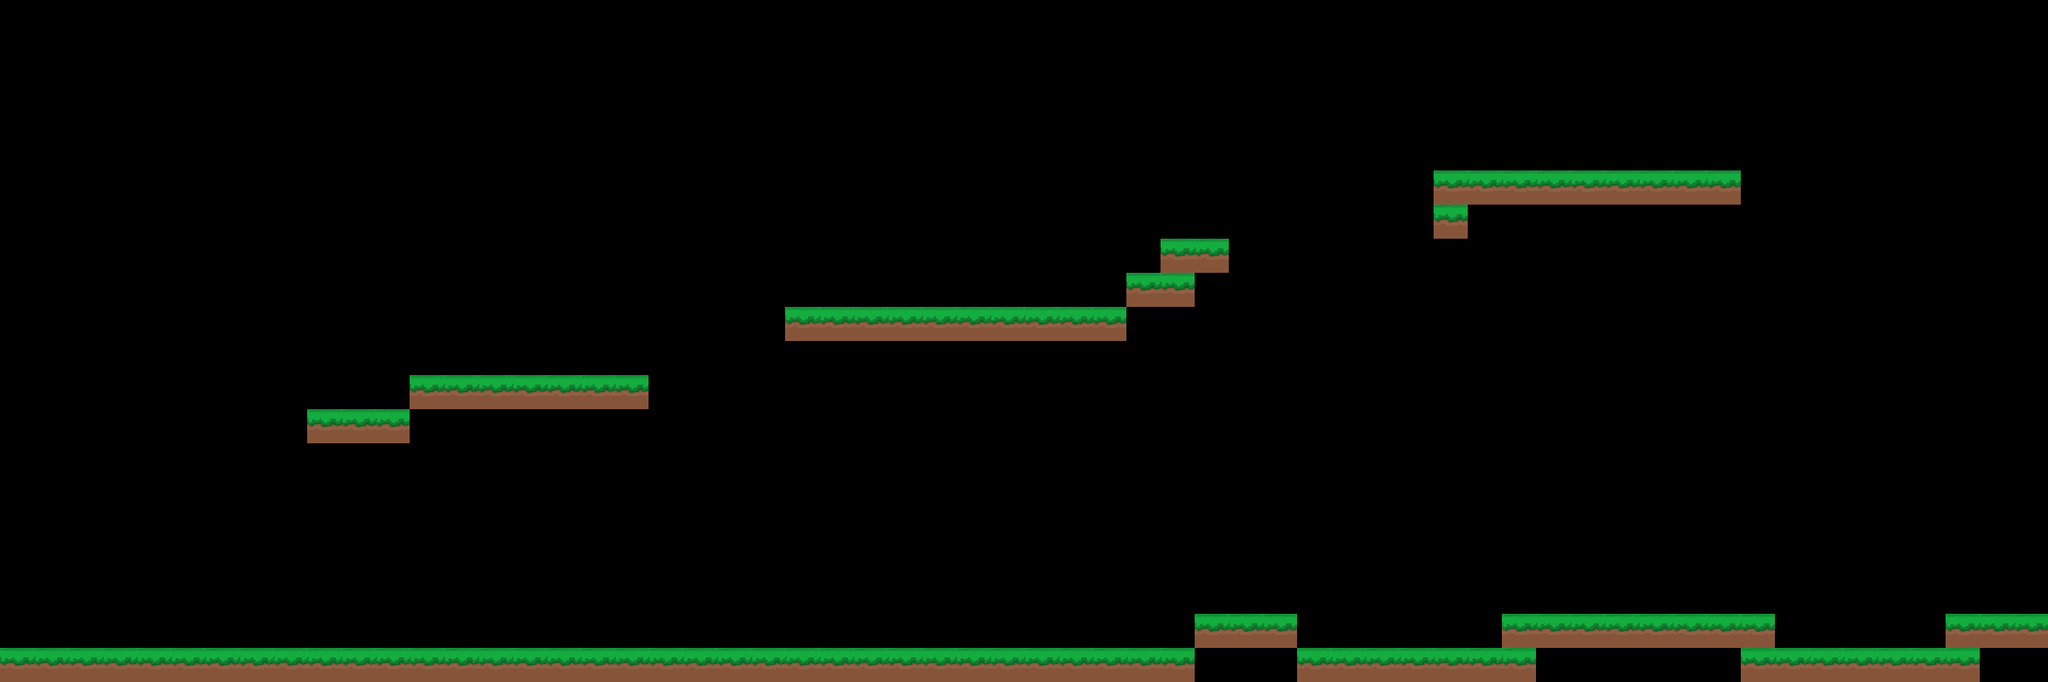

The image is a tile-based game level rendered from a .tmx file. Its description and complete source (layers, tilesets, objects, tile grids) follow:
An orthogonal 60x20 tile map with 50x50 px tiles, 1 tile layer (Tile Layer 1).

<map version="1.2" tiledversion="1.2.5" orientation="orthogonal" renderorder="right-down" width="60" height="20" tilewidth="50" tileheight="50" infinite="0" nextlayerid="2" nextobjectid="1">
 <tileset firstgid="1" source="grass_tile.tsx" />
 <layer id="1" name="Tile Layer 1" width="60" height="20">
  <data encoding="csv">
0,0,0,0,0,0,0,0,0,0,0,0,0,0,0,0,0,0,0,0,0,0,0,0,0,0,0,0,0,0,0,0,0,0,0,0,0,0,0,0,0,0,0,0,0,0,0,0,0,0,0,0,0,0,0,0,0,0,0,0,
0,0,0,0,0,0,0,0,0,0,0,0,0,0,0,0,0,0,0,0,0,0,0,0,0,0,0,0,0,0,0,0,0,0,0,0,0,0,0,0,0,0,0,0,0,0,0,0,0,0,0,0,0,0,0,0,0,0,0,0,
0,0,0,0,0,0,0,0,0,0,0,0,0,0,0,0,0,0,0,0,0,0,0,0,0,0,0,0,0,0,0,0,0,0,0,0,0,0,0,0,0,0,0,0,0,0,0,0,0,0,0,0,0,0,0,0,0,0,0,0,
0,0,0,0,0,0,0,0,0,0,0,0,0,0,0,0,0,0,0,0,0,0,0,0,0,0,0,0,0,0,0,0,0,0,0,0,0,0,0,0,0,0,0,0,0,0,0,0,0,0,0,0,0,0,0,0,0,0,0,0,
0,0,0,0,0,0,0,0,0,0,0,0,0,0,0,0,0,0,0,0,0,0,0,0,0,0,0,0,0,0,0,0,0,0,0,0,0,0,0,0,0,0,0,0,0,0,0,0,0,0,0,0,0,0,0,0,0,0,0,0,
0,0,0,0,0,0,0,0,0,0,0,0,0,0,0,0,0,0,0,0,0,0,0,0,0,0,0,0,0,0,0,0,0,0,0,0,0,0,0,0,0,0,1,1,1,1,1,1,1,1,1,0,0,0,0,0,0,0,0,0,
0,0,0,0,0,0,0,0,0,0,0,0,0,0,0,0,0,0,0,0,0,0,0,0,0,0,0,0,0,0,0,0,0,0,0,0,0,0,0,0,0,0,1,0,0,0,0,0,0,0,0,0,0,0,0,0,0,0,0,0,
0,0,0,0,0,0,0,0,0,0,0,0,0,0,0,0,0,0,0,0,0,0,0,0,0,0,0,0,0,0,0,0,0,0,1,1,0,0,0,0,0,0,0,0,0,0,0,0,0,0,0,0,0,0,0,0,0,0,0,0,
0,0,0,0,0,0,0,0,0,0,0,0,0,0,0,0,0,0,0,0,0,0,0,0,0,0,0,0,0,0,0,0,0,1,1,0,0,0,0,0,0,0,0,0,0,0,0,0,0,0,0,0,0,0,0,0,0,0,0,0,
0,0,0,0,0,0,0,0,0,0,0,0,0,0,0,0,0,0,0,0,0,0,0,1,1,1,1,1,1,1,1,1,1,0,0,0,0,0,0,0,0,0,0,0,0,0,0,0,0,0,0,0,0,0,0,0,0,0,0,0,
0,0,0,0,0,0,0,0,0,0,0,0,0,0,0,0,0,0,0,0,0,0,0,0,0,0,0,0,0,0,0,0,0,0,0,0,0,0,0,0,0,0,0,0,0,0,0,0,0,0,0,0,0,0,0,0,0,0,0,0,
0,0,0,0,0,0,0,0,0,0,0,0,1,1,1,1,1,1,1,0,0,0,0,0,0,0,0,0,0,0,0,0,0,0,0,0,0,0,0,0,0,0,0,0,0,0,0,0,0,0,0,0,0,0,0,0,0,0,0,0,
0,0,0,0,0,0,0,0,0,1,1,1,0,0,0,0,0,0,0,0,0,0,0,0,0,0,0,0,0,0,0,0,0,0,0,0,0,0,0,0,0,0,0,0,0,0,0,0,0,0,0,0,0,0,0,0,0,0,0,0,
0,0,0,0,0,0,0,0,0,0,0,0,0,0,0,0,0,0,0,0,0,0,0,0,0,0,0,0,0,0,0,0,0,0,0,0,0,0,0,0,0,0,0,0,0,0,0,0,0,0,0,0,0,0,0,0,0,0,0,0,
0,0,0,0,0,0,0,0,0,0,0,0,0,0,0,0,0,0,0,0,0,0,0,0,0,0,0,0,0,0,0,0,0,0,0,0,0,0,0,0,0,0,0,0,0,0,0,0,0,0,0,0,0,0,0,0,0,0,0,0,
0,0,0,0,0,0,0,0,0,0,0,0,0,0,0,0,0,0,0,0,0,0,0,0,0,0,0,0,0,0,0,0,0,0,0,0,0,0,0,0,0,0,0,0,0,0,0,0,0,0,0,0,0,0,0,0,0,0,0,0,
0,0,0,0,0,0,0,0,0,0,0,0,0,0,0,0,0,0,0,0,0,0,0,0,0,0,0,0,0,0,0,0,0,0,0,0,0,0,0,0,0,0,0,0,0,0,0,0,0,0,0,0,0,0,0,0,0,0,0,0,
0,0,0,0,0,0,0,0,0,0,0,0,0,0,0,0,0,0,0,0,0,0,0,0,0,0,0,0,0,0,0,0,0,0,0,0,0,0,0,0,0,0,0,0,0,0,0,0,0,0,0,0,0,0,0,0,0,0,0,0,
0,0,0,0,0,0,0,0,0,0,0,0,0,0,0,0,0,0,0,0,0,0,0,0,0,0,0,0,0,0,0,0,0,0,0,1,1,1,0,0,0,0,0,0,1,1,1,1,1,1,1,1,0,0,0,0,0,1,1,1,
1,1,1,1,1,1,1,1,1,1,1,1,1,1,1,1,1,1,1,1,1,1,1,1,1,1,1,1,1,1,1,1,1,1,1,0,0,0,1,1,1,1,1,1,1,0,0,0,0,0,0,1,1,1,1,1,1,1,0,0
</data>
 </layer>
</map>